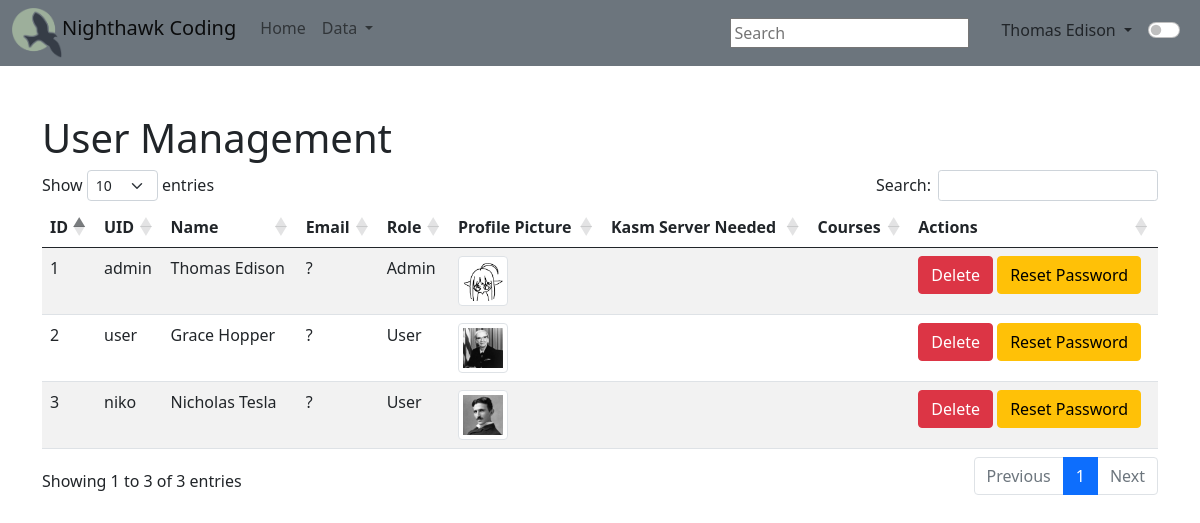
Page /users/table2 (signed in) on the committed database.
### model/user.py (models this page shows, shortened)
class User(db.Model, UserMixin):
    __tablename__ = 'users'
    id = db.Column(db.Integer, primary_key=True)
    _name = db.Column(db.String(255), unique=False, nullable=False)
    _uid = db.Column(db.String(255), unique=True, nullable=False)
    _email = db.Column(db.String(255), unique=False, nullable=False)
    _password = db.Column(db.String(255), unique=False, nullable=False)
    _role = db.Column(db.String(20), default="User", nullable=False)
    _pfp = db.Column(db.String(255), unique=False, nullable=True)
    _car = db.Column(db.String(255), unique=False, nullable=True)
    posts = db.relationship('Post', backref='author', lazy=True)
    @property
    def is_authenticated(self):
        return True
    @property
    def email(self):
        return self._email
    @property
    def name(self):
        return self._name
    @property
    def uid(self):
        return self._uid
    @property
    def role(self):
        return self._role
    @property
    def pfp(self):
        return self._pfp
    @property
    def car(self):
        return self._car

### main.py (the view)
@app.route('/users/table2')
@login_required
def u2table():
    users = User.query.all()
    return render_template("u2table.html", user_data=users)

### main.py (called while the page is built)
@login_manager.user_loader
def load_user(user_id):
    return User.query.get(int(user_id))

@app.context_processor
def inject_user():
    return dict(current_user=current_user)

### templates/u2table.html (shortened to what this page needs)
{% extends "layouts/base.html" %}
{% block body %}
<div class="container mt-5">
    <h1>User Management</h1>
    <table class="table table-striped" id="userTable">
        <thead>
            <tr>
                <th>ID</th>
                <th>UID</th>
                <th>Name</th>
                <th>Email</th>
                <th>Role</th>
                <th>Profile Picture</th>
                <th>Kasm Server Needed</th>
                <th>Courses</th>
                {% if current_user.role == 'Admin' %}
                <th>Actions</th>
                {% endif %}
            </tr>
        </thead>
        <tbody>
            {% for user in user_data %}
            {% if user.id == current_user.id or current_user.role == 'Admin' %}
            <tr>
                <td>{{ user.id }}</td>
                <td>{{ user.uid }}</td>
                <td>{{ user.name }}</td>
                <td>{{ user.email }}</td>
                <td>{{ user.role }}</td>
                <td>
                    {% if user.pfp %}
                    <img src="{{ url_for('uploaded_file', filename=user.uid + '/' + user.pfp) }}" alt="Profile Picture" class="img-thumbnail" style="width: 50px; height: 50px;">
                    {% else %}
                    <img src="{{ url_for('static', filename='assets/pythondb.png') }}" alt="Default Profile Picture" class="img-thumbnail" style="width: 50px; height: 50px;">
                    {% endif %}
                </td>
                <td id="kasm-{{ user.id }}">{{ user.kasm_server_needed }}</td>
                <td>
                </td>
                {% if current_user.role == 'Admin' %}
                <td>
                    <button class="btn btn-danger delete-btn" data-id="{{ user.id }}">Delete</button>
                    <button class="btn btn-warning reset-password-btn" data-id="{{ user.id }}">Reset Password</button>
                </td>
                {% endif %}
            </tr>
            {% endif %}
            {% endfor %}
        </tbody>
    </table>
</div>
{% endblock %}

### templates/layouts/navbar.html (shortened to what this page needs)
    <nav class="navbar navbar-expand-lg navbar-light bg-secondary">
        <div class="container-fluid">
            <div class="btn-group">
                <img src="{{ url_for('static', filename='assets/ncs_logo.png') }}" width="50" height="50" class="d-inline-block align-center" alt="">
                <a class="navbar-brand" href="https://csp.nighthawkcodingsociety.com/">{{basename}}</a>
                <div class="navbar-nav">
                    <a class="nav-link" href={{ url_for('index') }}>Home</a>
                    <div class="nav-item dropdown">
                        <a class="nav-link dropdown-toggle" href="#" id="navbarDarkDropdownMenuLink" role="button" data-bs-toggle="dropdown" aria-expanded="false">
                          Data
                        </a>
                    </div>
                </div>
            </div>
            <div class="btn-group">
                <div class="px-3" style="height:30px;">
                    <input id="search" type="search" placeholder="Search" aria-label="Search">
                </div>
                {% if current_user.is_authenticated %}
                    <div class="dropdown px-3">
                        <span class="dropdown-toggle link-dark" href="#" role="button" data-bs-toggle="dropdown" aria-expanded="false">
                            {{ current_user.name }}
                        </span>
                    </div>
                {% else %}
                    <a href="{{ url_for('login') }}" class="px-3 link-dark">Login</a>
                {% endif %}
                <div class="form-check form-switch">
                    <input type="checkbox" onclick="darkFunction()" class="form-check-input link-dark" id="darkSwitch">
                </div>
            </div>
        </div>
    </nav>

### templates/layouts/base.html (style rules this page uses)
.navbar { position: static; z-index: 9999; }

### rows in the picture
User: name "Thomas Edison", id "1", uid "admin", email "?", role "Admin", _uid+_pfp (picture)
User: id "2", uid "user", name "Grace Hopper", email "?", role "User", _uid+_pfp (picture)
User: id "3", uid "niko", name "Nicholas Tesla", email "?", role "User", _uid+_pfp (picture)

### other values in the picture
{{ basename }} "Nighthawk Coding"
